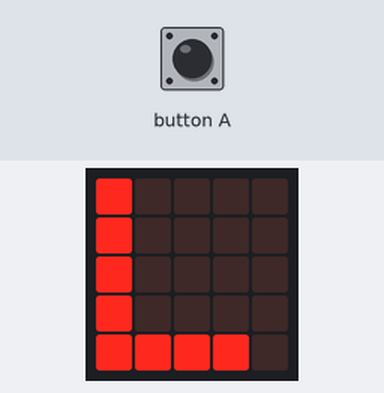
Bench run of a program on a simulated BBC micro:bit (MakeCode). On the bench: the board's 5×5 LED display. The test bench sets the inputs (shaded band).

Above: at 1.1 s.
At 3.7 s:
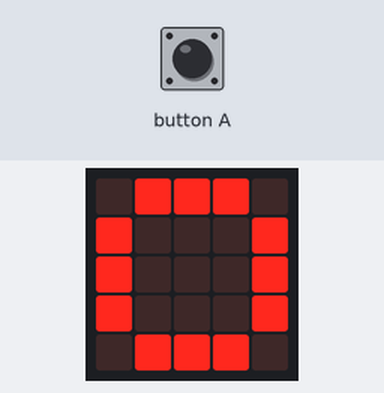
3.8 s: button A pressed for 0.15 s
At 4.7 s:
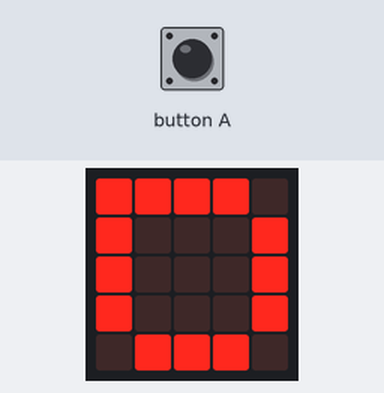
At 5.7 s:
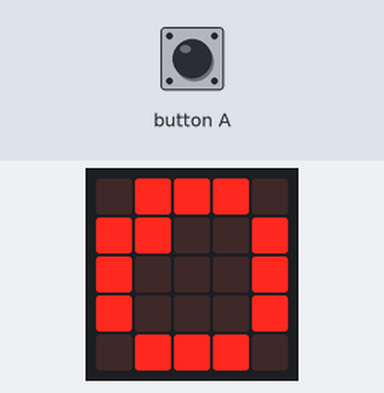
Timing chart, 0 to 7.2 s (numbered marks = the images above; inputs shaded):
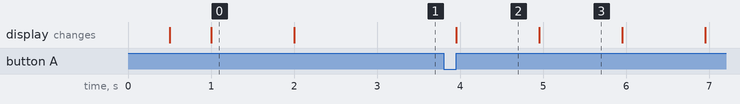

The program:

main.ts
```typescript
input.onButtonPressed(Button.A, function () {
    for (let index = 0; index < 10; index++) {
        led.plot(0, 0)
        basic.pause(1000)
        led.unplot(0, 0)
        led.plot(1, 1)
        basic.pause(1000)
        led.unplot(1, 1)
        led.plot(2, 2)
        basic.pause(1000)
        led.unplot(2, 2)
    }
})
basic.showLeds(`
    # . . # .
    # . . # .
    # # # # .
    # . . # .
    # . . # .
    `)
basic.pause(100)
basic.showLeds(`
    # # # # .
    # . . . .
    # # # # .
    # . . . .
    # # # # .
    `)
basic.pause(100)
basic.showLeds(`
    # . . . .
    # . . . .
    # . . . .
    # . . . .
    # # # # .
    `)
basic.pause(100)
basic.showLeds(`
    # . . . .
    # . . . .
    # . . . .
    # . . . .
    # # # # .
    `)
basic.pause(100)
basic.showLeds(`
    . # # # .
    # . . . #
    # . . . #
    # . . . #
    . # # # .
    `)
basic.pause(100)
basic.forever(function () {

})
```

test.ts
```typescript
// testene settes inn her; disse vil ikke kompilert så lenge denne pakken blir brukt som en utvidelse.
```

Measured:
- after the input at 3.8 s, the display: changes after 0.15 s (image 2)
- what the display in image 0 shows lasts 1.0 s, from 1.0 s to 2.0 s
